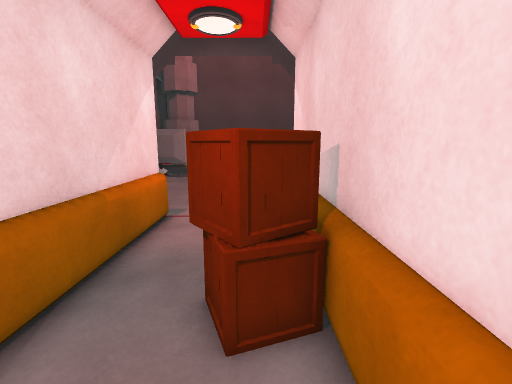
[1] (above)

19 first-person views from a walk through a 3-D level made in the Unity game engine. The camera is 1.5 m above the floor, tilts 10° down and sees 85° across. The floor is counted in squares, 0.45 m on a side. Each view is taken from the middle of a square. On the plan, view 1 faces up. The plan holds only what a view shows up to about 20 squares ahead; the rest is blank. The place goes on beyond the plan. The player character is not drawn. Door leaves are left out, so doorways stand open.

[2]
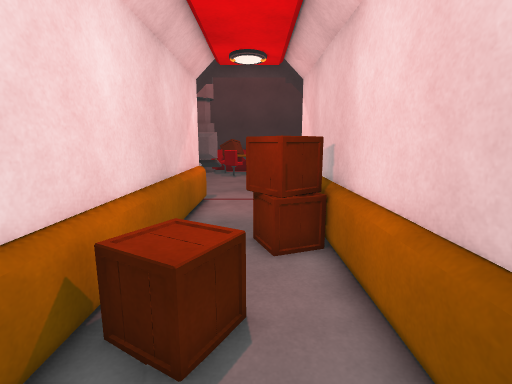

[3]
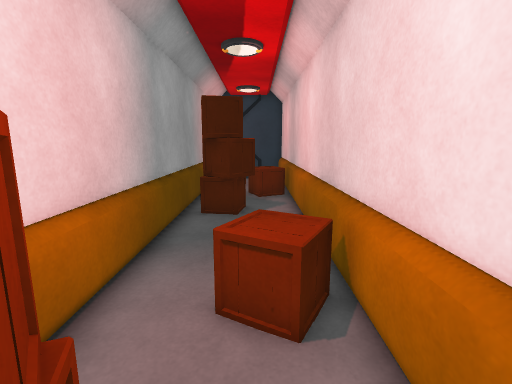

[4]
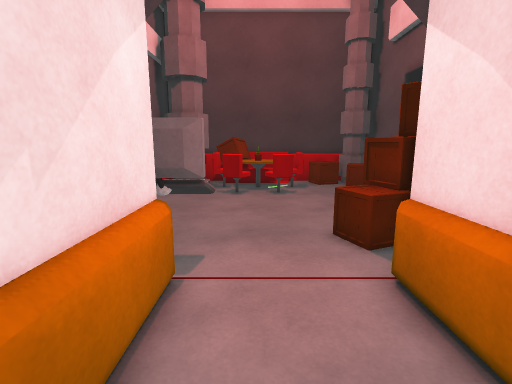

[5]
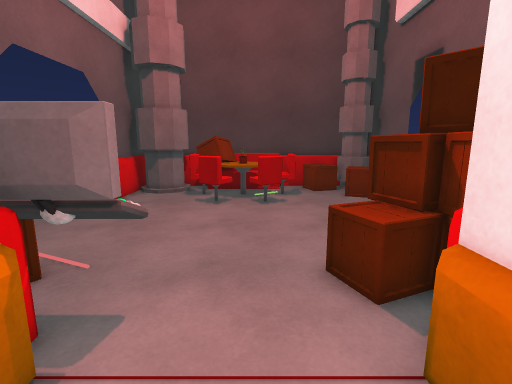

[6]
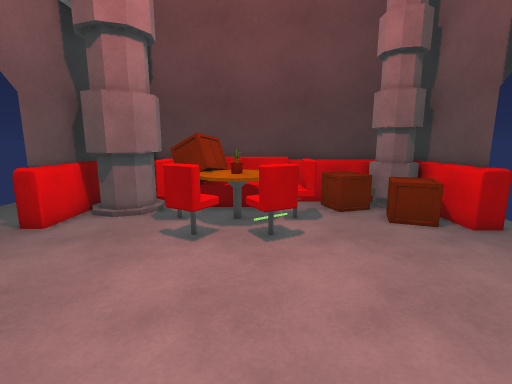

[7]
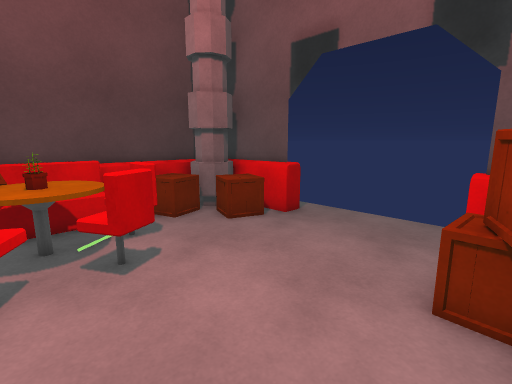

[8]
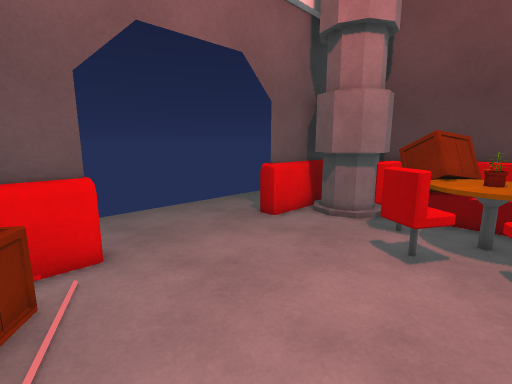

[9]
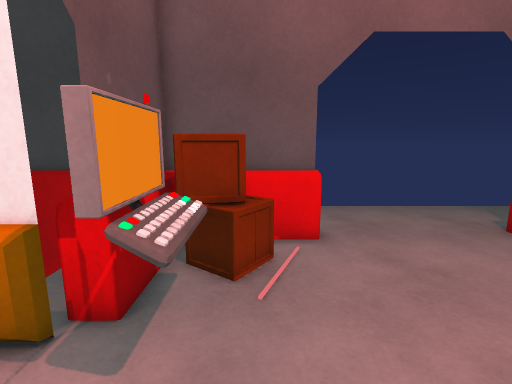

[10]
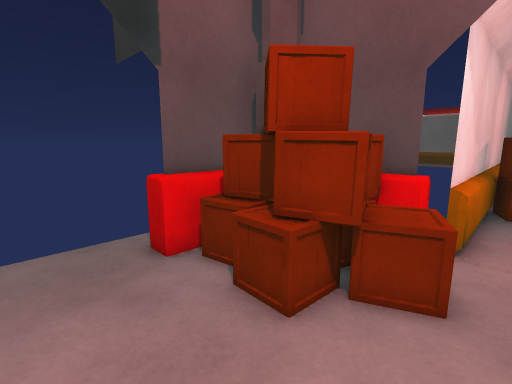

[11]
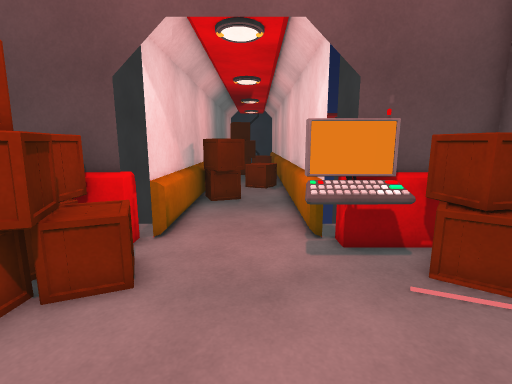

[12]
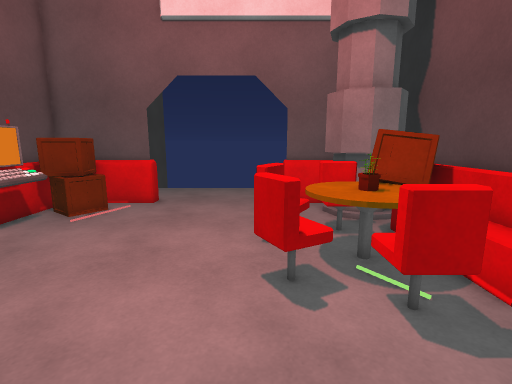

[13]
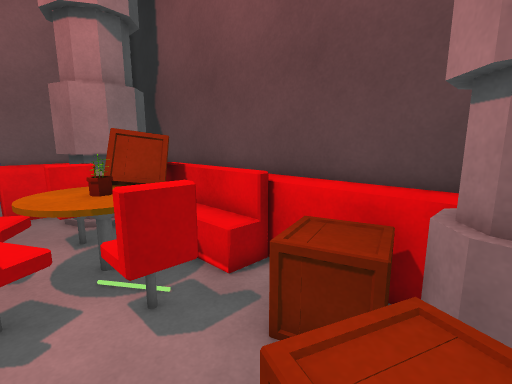

[14]
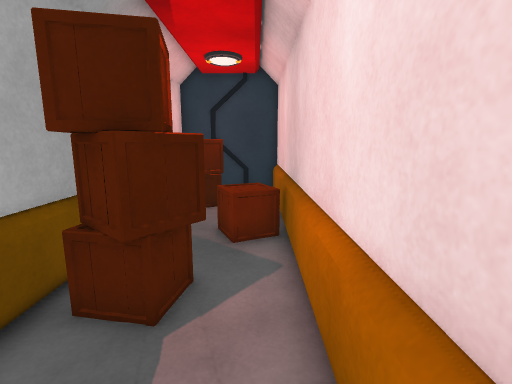

[15]
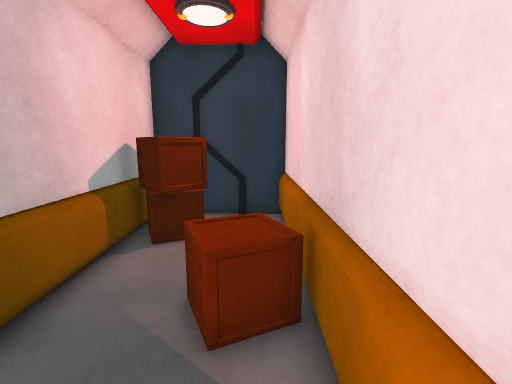

[16]
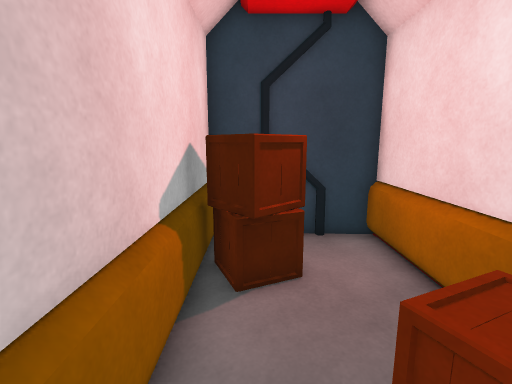

[17]
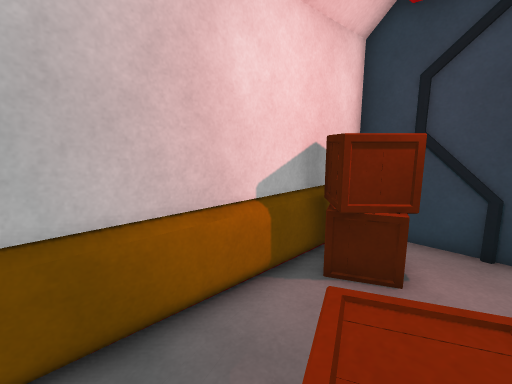

[18]
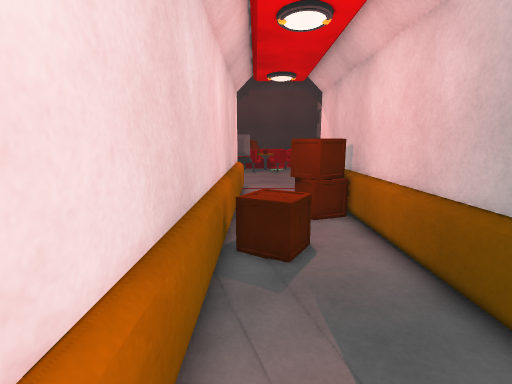

[19]
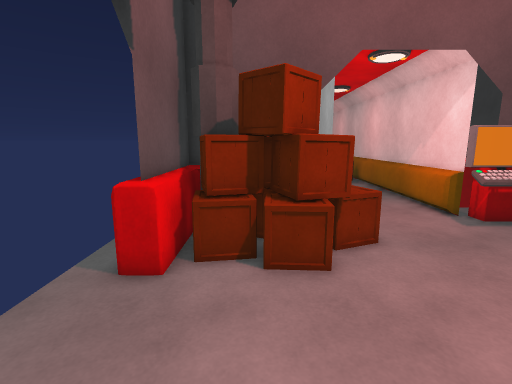

### Floor plan
Ten units are one square. View 1 is at (0, 0); x grows to the right and y downward. Boxes are objects, and circles mark ways between rooms. Rooms are numbered by the first view taken in them; rooms with no view inside come last. Other rooms are left out.
<svg viewBox="-102 -320 187 530">
<path fill="none" stroke="#000" d="M17 200 16 -125M-43 -125 -44 201M14 189 12 -122M-39 -123 -41 201M-48 -134 -48 -124M-63 -298 -62 -288 -66 -280 -75 -277 -84 -280M-60 -300 -58 -288 -64 -277 -75 -273 -87 -277M-97 -181 -97 -129 -65 -129M79 -256 79 -309M24 -129 58 -129M64 -287 57 -288 54 -293 54 -300M64 -152 69 -151M64 -315 -70 -315M-97 -305 -97 -256M79 -129 79 -181M74 -253 74 -295M-93 -183 -93 -155M21 -134 38 -134M71 -289 64 -285 56 -286 51 -292 51 -300M56 -308 6 -308M-93 -298 -93 -255M-90 -134 -48 -134M74 -134 74 -183"/>
<rect x="-35" y="195" width="50" height="10" fill="#bbb"><title>other object</title></rect>
<rect x="-35" y="105" width="20" height="30" fill="#bbb"><title>box</title></rect>
<rect x="-35" y="-25" width="30" height="40" fill="#bbb"><title>box</title></rect>
<rect x="-25" y="55" width="20" height="30" fill="#bbb"><title>box</title></rect>
<rect x="-15" y="155" width="20" height="20" fill="#bbb"><title>box</title></rect>
<rect x="-15" y="85" width="10" height="10" fill="#bbb"><title>box</title></rect>
<rect x="-15" y="65" width="20" height="30" fill="#bbb"><title>box</title></rect>
<rect x="-15" y="65" width="10" height="10" fill="#bbb"><title>box</title></rect>
<rect x="-15" y="-55" width="30" height="20" fill="#bbb"><title>box</title></rect>
<rect x="-15" y="-65" width="20" height="20" fill="#bbb"><title>box</title></rect>
<rect x="-5" y="165" width="20" height="10" fill="#bbb"><title>box</title></rect>
<rect x="5" y="175" width="10" height="10" fill="#bbb"><title>box</title></rect>
<rect x="-95" y="-155" width="30" height="20" fill="#bbb"><title>box</title></rect>
<rect x="-85" y="-165" width="30" height="20" fill="#bbb"><title>box</title></rect>
<rect x="-65" y="-155" width="40" height="30" fill="#bbb"><title>computer</title></rect>
<rect x="-55" y="-285" width="20" height="20" fill="#bbb"><title>chair</title></rect>
<rect x="-55" y="-295" width="30" height="20" fill="#bbb"><title>box</title></rect>
<rect x="-45" y="-265" width="30" height="30" fill="#bbb"><title>chair</title></rect>
<rect x="-45" y="-305" width="60" height="20" fill="#bbb"><title>bench</title></rect>
<rect x="-35" y="-285" width="30" height="30" fill="#bbb"><title>table</title></rect>
<rect x="-15" y="-265" width="20" height="30" fill="#bbb"><title>chair</title></rect>
<rect x="-5" y="-285" width="30" height="20" fill="#bbb"><title>chair</title></rect>
<rect x="5" y="-165" width="20" height="30" fill="#bbb"><title>box</title></rect>
<rect x="15" y="-175" width="10" height="10" fill="#bbb"><title>box</title></rect>
<rect x="25" y="-165" width="30" height="30" fill="#bbb"><title>box</title></rect>
<rect x="25" y="-165" width="10" height="10" fill="#bbb"><title>box</title></rect>
<rect x="25" y="-185" width="30" height="20" fill="#bbb"><title>box</title></rect>
<rect x="25" y="-305" width="20" height="30" fill="#bbb"><title>box</title></rect>
<rect x="35" y="-145" width="20" height="10" fill="#bbb"><title>box</title></rect>
<rect x="45" y="-175" width="30" height="20" fill="#bbb"><title>box</title></rect>
<rect x="45" y="-285" width="30" height="30" fill="#bbb"><title>box</title></rect>
<rect x="55" y="-165" width="10" height="20" fill="#bbb"><title>box</title></rect>
<circle cx="-12" cy="-128" r="3" fill="#2a7"/>
<text x="-10" y="50">1</text>
<text x="-10" y="-220">2</text>
</svg>
Room 1 opens to room 2.

Where each view was taken, in squares from view 1:
view 1: 0 up, 0 right, facing up
view 2: 4 down, 1 left, facing up
view 3: 6 up, 2 left, facing down
view 4: 6 up, 2 left, facing up
view 5: 9 up, 1 left, facing up
view 6: 15 up, 1 left, facing up
view 7: 17 up, 3 left, facing up-right
view 8: 16 up, 1 left, facing up-left
view 9: 16 up, 0 right, facing left
view 10: 22 up, 0 right, facing down-right
view 11: 22 up, 2 left, facing down
view 12: 24 up, 6 right, facing left
view 13: 25 up, 6 right, facing up-left
view 14: 2 down, 3 left, facing down
view 15: 7 down, 3 left, facing down
view 16: 10 down, 0 right, facing down
view 17: 10 down, 3 left, facing down-right
view 18: 8 down, 3 left, facing up
view 19: 25 up, 5 right, facing down
